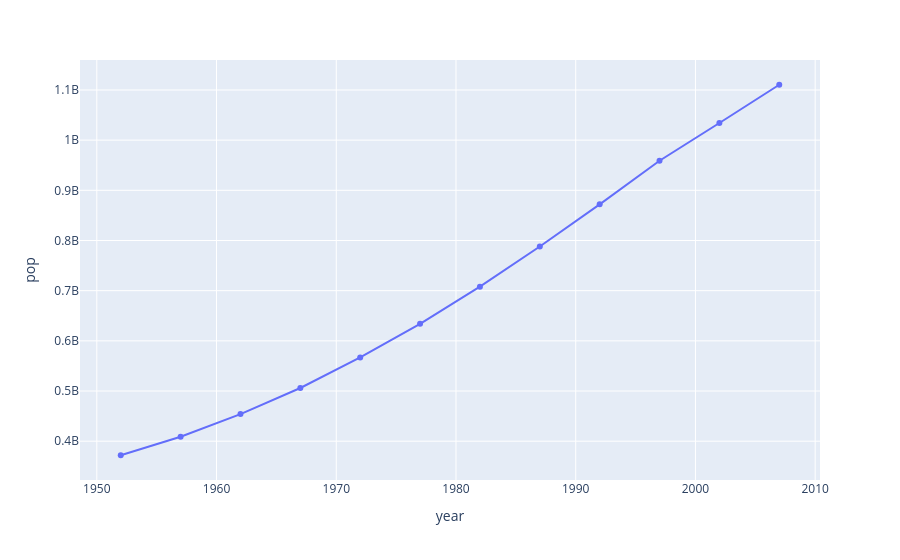

Write notebook code for a chart like this one.
### Code cell
px.line(df,x='year',y='pop',markers='o')

### Figure 1 — Plotly figure (JSON) as saved in the notebook; plotly's stock layout.template omitted (floating-point values rounded to 4 significant figures)
{"data": [{"hovertemplate": "year=%{x}<br>pop=%{y}<extra></extra>", "legendgroup": "", "line": {"color": "#636efa", "dash": "solid"}, "marker": {"symbol": "circle"}, "mode": "lines+markers", "name": "", "orientation": "v", "showlegend": false, "type": "scatter", "x": [1952, 1957, 1962, 1967, 1972, 1977, 1982, 1987, 1992, 1997, 2002, 2007], "xaxis": "x", "y": [372000000, 409000000, 454000000, 506000000, 567000000, 634000000, 708000000, 788000000, 872000000, 959000000, 1034172547, 1110396331], "yaxis": "y"}], "layout": {"legend": {"tracegroupgap": 0}, "margin": {"t": 60}, "xaxis": {"anchor": "y", "domain": [0, 1], "title": {"text": "year"}}, "yaxis": {"anchor": "x", "domain": [0, 1], "title": {"text": "pop"}}}}
